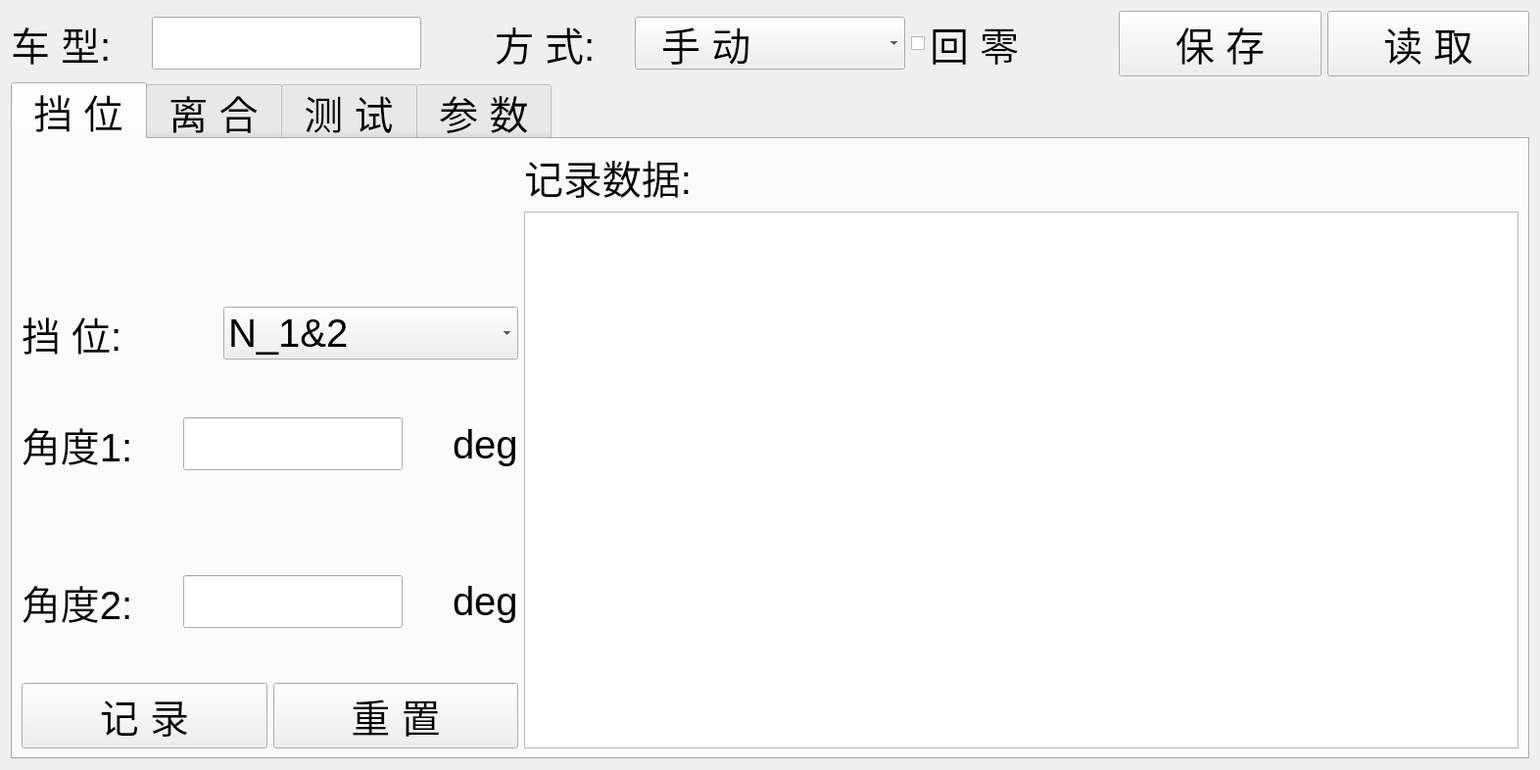
<?xml version="1.0" encoding="UTF-8"?>
<ui version="4.0">
 <class>ShiftClutchUI</class>
 <widget class="QWidget" name="ShiftClutchUI">
  <property name="geometry">
   <rect>
    <x>0</x>
    <y>0</y>
    <width>1572</width>
    <height>786</height>
   </rect>
  </property>
  <property name="font">
   <font>
    <pointsize>30</pointsize>
   </font>
  </property>
  <property name="windowTitle">
   <string>Form</string>
  </property>
  <layout class="QVBoxLayout" name="verticalLayout">
   <item>
    <layout class="QHBoxLayout" name="horizontalLayout" stretch="2,4,1,2,4,2,1,3,3">
     <item>
      <widget class="QLabel" name="label">
       <property name="text">
        <string>车 型:</string>
       </property>
      </widget>
     </item>
     <item>
      <widget class="QLineEdit" name="lineEdit_type">
       <property name="enabled">
        <bool>true</bool>
       </property>
       <property name="alignment">
        <set>Qt::AlignCenter</set>
       </property>
       <property name="readOnly">
        <bool>true</bool>
       </property>
      </widget>
     </item>
     <item>
      <spacer name="horizontalSpacer">
       <property name="orientation">
        <enum>Qt::Horizontal</enum>
       </property>
       <property name="sizeHint" stdset="0">
        <size>
         <width>40</width>
         <height>20</height>
        </size>
       </property>
      </spacer>
     </item>
     <item>
      <widget class="QLabel" name="label_2">
       <property name="text">
        <string>方 式:</string>
       </property>
      </widget>
     </item>
     <item>
      <widget class="QComboBox" name="comboBox_way">
       <item>
        <property name="text">
         <string>  手 动</string>
        </property>
       </item>
       <item>
        <property name="text">
         <string>  自 动</string>
        </property>
       </item>
      </widget>
     </item>
     <item>
      <widget class="QCheckBox" name="checkBox_zero">
       <property name="text">
        <string>回 零</string>
       </property>
       <property name="iconSize">
        <size>
         <width>20</width>
         <height>20</height>
        </size>
       </property>
      </widget>
     </item>
     <item>
      <spacer name="horizontalSpacer_2">
       <property name="orientation">
        <enum>Qt::Horizontal</enum>
       </property>
       <property name="sizeHint" stdset="0">
        <size>
         <width>40</width>
         <height>20</height>
        </size>
       </property>
      </spacer>
     </item>
     <item>
      <widget class="QPushButton" name="pushButton_save">
       <property name="text">
        <string>保 存</string>
       </property>
      </widget>
     </item>
     <item>
      <widget class="QPushButton" name="pushButton_read">
       <property name="text">
        <string>读 取</string>
       </property>
      </widget>
     </item>
    </layout>
   </item>
   <item>
    <widget class="QTabWidget" name="tabWidget">
     <property name="enabled">
      <bool>true</bool>
     </property>
     <property name="currentIndex">
      <number>0</number>
     </property>
     <widget class="QWidget" name="tab_shift">
      <attribute name="title">
       <string> 挡 位 </string>
      </attribute>
      <layout class="QHBoxLayout" name="horizontalLayout_7" stretch="1,2">
       <item>
        <layout class="QVBoxLayout" name="verticalLayout_2" stretch="1,1,1,1,1">
         <item>
          <layout class="QVBoxLayout" name="verticalLayout_5">
           <item>
            <widget class="QLabel" name="label_pic">
             <property name="text">
              <string/>
             </property>
             <property name="pixmap">
              <pixmap>../../manualshift.png</pixmap>
             </property>
             <property name="scaledContents">
              <bool>true</bool>
             </property>
             <property name="alignment">
              <set>Qt::AlignCenter</set>
             </property>
            </widget>
           </item>
          </layout>
         </item>
         <item>
          <layout class="QHBoxLayout" name="horizontalLayout_4" stretch="2,3">
           <item>
            <widget class="QLabel" name="label_7">
             <property name="text">
              <string>挡 位:</string>
             </property>
            </widget>
           </item>
           <item>
            <widget class="QComboBox" name="comboBox_shift">
             <item>
              <property name="text">
               <string>N_1&amp;2</string>
              </property>
             </item>
             <item>
              <property name="text">
               <string>N_3&amp;4</string>
              </property>
             </item>
             <item>
              <property name="text">
               <string>N_5&amp;R</string>
              </property>
             </item>
             <item>
              <property name="text">
               <string>1</string>
              </property>
             </item>
             <item>
              <property name="text">
               <string>2</string>
              </property>
             </item>
             <item>
              <property name="text">
               <string>3</string>
              </property>
             </item>
             <item>
              <property name="text">
               <string>4</string>
              </property>
             </item>
             <item>
              <property name="text">
               <string>5</string>
              </property>
             </item>
             <item>
              <property name="text">
               <string>6</string>
              </property>
             </item>
            </widget>
           </item>
          </layout>
         </item>
         <item>
          <layout class="QHBoxLayout" name="horizontalLayout_3" stretch="2,1,5,1,0">
           <item>
            <widget class="QLabel" name="label_5">
             <property name="text">
              <string>角度1:</string>
             </property>
            </widget>
           </item>
           <item>
            <spacer name="horizontalSpacer_3">
             <property name="orientation">
              <enum>Qt::Horizontal</enum>
             </property>
             <property name="sizeHint" stdset="0">
              <size>
               <width>40</width>
               <height>20</height>
              </size>
             </property>
            </spacer>
           </item>
           <item>
            <widget class="QLineEdit" name="lineEdit_motor1">
             <property name="alignment">
              <set>Qt::AlignCenter</set>
             </property>
             <property name="readOnly">
              <bool>true</bool>
             </property>
            </widget>
           </item>
           <item>
            <spacer name="horizontalSpacer_5">
             <property name="orientation">
              <enum>Qt::Horizontal</enum>
             </property>
             <property name="sizeHint" stdset="0">
              <size>
               <width>40</width>
               <height>20</height>
              </size>
             </property>
            </spacer>
           </item>
           <item>
            <widget class="QLabel" name="label_4">
             <property name="text">
              <string>deg</string>
             </property>
            </widget>
           </item>
          </layout>
         </item>
         <item>
          <layout class="QHBoxLayout" name="horizontalLayout_2" stretch="2,1,5,1,0">
           <item>
            <widget class="QLabel" name="label_3">
             <property name="text">
              <string>角度2:</string>
             </property>
            </widget>
           </item>
           <item>
            <spacer name="horizontalSpacer_4">
             <property name="orientation">
              <enum>Qt::Horizontal</enum>
             </property>
             <property name="sizeHint" stdset="0">
              <size>
               <width>40</width>
               <height>20</height>
              </size>
             </property>
            </spacer>
           </item>
           <item>
            <widget class="QLineEdit" name="lineEdit_motor2">
             <property name="alignment">
              <set>Qt::AlignCenter</set>
             </property>
             <property name="readOnly">
              <bool>true</bool>
             </property>
            </widget>
           </item>
           <item>
            <spacer name="horizontalSpacer_6">
             <property name="orientation">
              <enum>Qt::Horizontal</enum>
             </property>
             <property name="sizeHint" stdset="0">
              <size>
               <width>40</width>
               <height>20</height>
              </size>
             </property>
            </spacer>
           </item>
           <item>
            <widget class="QLabel" name="label_6">
             <property name="text">
              <string>deg</string>
             </property>
            </widget>
           </item>
          </layout>
         </item>
         <item>
          <layout class="QHBoxLayout" name="horizontalLayout_5">
           <item>
            <widget class="QPushButton" name="pushButton_record1">
             <property name="text">
              <string>记 录</string>
             </property>
            </widget>
           </item>
           <item>
            <widget class="QPushButton" name="pushButton_reset1">
             <property name="text">
              <string>重 置</string>
             </property>
            </widget>
           </item>
          </layout>
         </item>
        </layout>
       </item>
       <item>
        <layout class="QVBoxLayout" name="verticalLayout_3">
         <item>
          <widget class="QLabel" name="label_8">
           <property name="text">
            <string>记录数据:</string>
           </property>
          </widget>
         </item>
         <item>
          <widget class="QListWidget" name="list1"/>
         </item>
        </layout>
       </item>
      </layout>
     </widget>
     <widget class="QWidget" name="tab_clutch">
      <property name="enabled">
       <bool>true</bool>
      </property>
      <attribute name="title">
       <string> 离 合 </string>
      </attribute>
      <layout class="QVBoxLayout" name="verticalLayout_9" stretch="3,2">
       <item>
        <layout class="QVBoxLayout" name="verticalLayout_6">
         <item>
          <widget class="QLabel" name="label_9">
           <property name="text">
            <string>记录数据:</string>
           </property>
          </widget>
         </item>
         <item>
          <widget class="QListWidget" name="list2"/>
         </item>
        </layout>
       </item>
       <item>
        <layout class="QHBoxLayout" name="horizontalLayout_10" stretch="1,4,1,2,1">
         <item>
          <spacer name="horizontalSpacer_10">
           <property name="orientation">
            <enum>Qt::Horizontal</enum>
           </property>
           <property name="sizeHint" stdset="0">
            <size>
             <width>40</width>
             <height>20</height>
            </size>
           </property>
          </spacer>
         </item>
         <item>
          <layout class="QVBoxLayout" name="verticalLayout_7">
           <item>
            <layout class="QHBoxLayout" name="horizontalLayout_8" stretch="2,1,5,1,0">
             <item>
              <widget class="QLabel" name="label_10">
               <property name="text">
                <string>角度3:</string>
               </property>
              </widget>
             </item>
             <item>
              <spacer name="horizontalSpacer_7">
               <property name="orientation">
                <enum>Qt::Horizontal</enum>
               </property>
               <property name="sizeHint" stdset="0">
                <size>
                 <width>40</width>
                 <height>20</height>
                </size>
               </property>
              </spacer>
             </item>
             <item>
              <widget class="QLineEdit" name="lineEdit_motor3">
               <property name="alignment">
                <set>Qt::AlignCenter</set>
               </property>
               <property name="readOnly">
                <bool>true</bool>
               </property>
              </widget>
             </item>
             <item>
              <spacer name="horizontalSpacer_8">
               <property name="orientation">
                <enum>Qt::Horizontal</enum>
               </property>
               <property name="sizeHint" stdset="0">
                <size>
                 <width>40</width>
                 <height>20</height>
                </size>
               </property>
              </spacer>
             </item>
             <item>
              <widget class="QLabel" name="label_11">
               <property name="text">
                <string>deg</string>
               </property>
              </widget>
             </item>
            </layout>
           </item>
           <item>
            <widget class="QComboBox" name="comboBox_clutch">
             <item>
              <property name="text">
               <string>踩住位置</string>
              </property>
             </item>
             <item>
              <property name="text">
               <string>松开位置</string>
              </property>
             </item>
             <item>
              <property name="text">
               <string>松开速度</string>
              </property>
             </item>
            </widget>
           </item>
           <item>
            <layout class="QHBoxLayout" name="horizontalLayout_9" stretch="1,2">
             <item>
              <widget class="QLabel" name="label_12">
               <property name="text">
                <string>速度:</string>
               </property>
              </widget>
             </item>
             <item>
              <widget class="QLineEdit" name="lineEdit_speed">
               <property name="text">
                <string>1.0</string>
               </property>
               <property name="alignment">
                <set>Qt::AlignCenter</set>
               </property>
              </widget>
             </item>
            </layout>
           </item>
          </layout>
         </item>
         <item>
          <spacer name="horizontalSpacer_9">
           <property name="orientation">
            <enum>Qt::Horizontal</enum>
           </property>
           <property name="sizeHint" stdset="0">
            <size>
             <width>40</width>
             <height>20</height>
            </size>
           </property>
          </spacer>
         </item>
         <item>
          <layout class="QVBoxLayout" name="verticalLayout_8">
           <item>
            <widget class="QPushButton" name="pushButton_record2">
             <property name="text">
              <string>记 录</string>
             </property>
            </widget>
           </item>
           <item>
            <widget class="QPushButton" name="pushButton_reset2">
             <property name="text">
              <string>重 置</string>
             </property>
            </widget>
           </item>
          </layout>
         </item>
         <item>
          <spacer name="horizontalSpacer_11">
           <property name="orientation">
            <enum>Qt::Horizontal</enum>
           </property>
           <property name="sizeHint" stdset="0">
            <size>
             <width>40</width>
             <height>20</height>
            </size>
           </property>
          </spacer>
         </item>
        </layout>
       </item>
      </layout>
     </widget>
     <widget class="QWidget" name="tab_exam">
      <attribute name="title">
       <string> 测 试 </string>
      </attribute>
      <layout class="QVBoxLayout" name="verticalLayout_10">
       <item>
        <layout class="QHBoxLayout" name="horizontalLayout_15" stretch="1,2,1,2,1">
         <item>
          <spacer name="horizontalSpacer_15">
           <property name="orientation">
            <enum>Qt::Horizontal</enum>
           </property>
           <property name="sizeHint" stdset="0">
            <size>
             <width>40</width>
             <height>20</height>
            </size>
           </property>
          </spacer>
         </item>
         <item>
          <widget class="QPushButton" name="pushButton_startexam">
           <property name="text">
            <string> 开 始 测 试 </string>
           </property>
          </widget>
         </item>
         <item>
          <spacer name="horizontalSpacer_16">
           <property name="orientation">
            <enum>Qt::Horizontal</enum>
           </property>
           <property name="sizeHint" stdset="0">
            <size>
             <width>40</width>
             <height>20</height>
            </size>
           </property>
          </spacer>
         </item>
         <item>
          <widget class="QPushButton" name="pushButton_stopexam">
           <property name="text">
            <string> 结 束 测 试 </string>
           </property>
          </widget>
         </item>
         <item>
          <spacer name="horizontalSpacer_17">
           <property name="orientation">
            <enum>Qt::Horizontal</enum>
           </property>
           <property name="sizeHint" stdset="0">
            <size>
             <width>40</width>
             <height>20</height>
            </size>
           </property>
          </spacer>
         </item>
        </layout>
       </item>
       <item>
        <widget class="QTabWidget" name="tabWidget2">
         <property name="currentIndex">
          <number>0</number>
         </property>
         <widget class="QWidget" name="tab_examshift">
          <attribute name="title">
           <string> 挡 位 </string>
          </attribute>
          <layout class="QVBoxLayout" name="verticalLayout_11">
           <item>
            <layout class="QHBoxLayout" name="horizontalLayout_11" stretch="1,2">
             <item>
              <widget class="QLabel" name="label_13">
               <property name="text">
                <string>当前挡位:</string>
               </property>
              </widget>
             </item>
             <item>
              <widget class="QLineEdit" name="lineEdit_shiftnow">
               <property name="enabled">
                <bool>false</bool>
               </property>
               <property name="alignment">
                <set>Qt::AlignCenter</set>
               </property>
               <property name="readOnly">
                <bool>true</bool>
               </property>
              </widget>
             </item>
            </layout>
           </item>
           <item>
            <layout class="QHBoxLayout" name="horizontalLayout_12" stretch="1,2">
             <item>
              <widget class="QLabel" name="label_14">
               <property name="text">
                <string>目标挡位:</string>
               </property>
              </widget>
             </item>
             <item>
              <widget class="QComboBox" name="comboBox_shiftaim">
               <property name="duplicatesEnabled">
                <bool>false</bool>
               </property>
               <property name="frame">
                <bool>true</bool>
               </property>
               <item>
                <property name="text">
                 <string>N_1&amp;2</string>
                </property>
               </item>
               <item>
                <property name="text">
                 <string>N_3&amp;4</string>
                </property>
               </item>
               <item>
                <property name="text">
                 <string>N_5&amp;R</string>
                </property>
               </item>
               <item>
                <property name="text">
                 <string>1</string>
                </property>
               </item>
               <item>
                <property name="text">
                 <string>2</string>
                </property>
               </item>
               <item>
                <property name="text">
                 <string>3</string>
                </property>
               </item>
               <item>
                <property name="text">
                 <string>4</string>
                </property>
               </item>
               <item>
                <property name="text">
                 <string>5</string>
                </property>
               </item>
               <item>
                <property name="text">
                 <string>6</string>
                </property>
               </item>
              </widget>
             </item>
            </layout>
           </item>
           <item>
            <layout class="QHBoxLayout" name="horizontalLayout_13" stretch="1,2">
             <item>
              <widget class="QLabel" name="label_15">
               <property name="text">
                <string>换挡路径:</string>
               </property>
              </widget>
             </item>
             <item>
              <widget class="QLineEdit" name="lineEdit_shifttrace">
               <property name="enabled">
                <bool>false</bool>
               </property>
               <property name="alignment">
                <set>Qt::AlignCenter</set>
               </property>
               <property name="readOnly">
                <bool>true</bool>
               </property>
              </widget>
             </item>
            </layout>
           </item>
           <item>
            <layout class="QHBoxLayout" name="horizontalLayout_14" stretch="1,1,1,1,1">
             <item>
              <spacer name="horizontalSpacer_12">
               <property name="orientation">
                <enum>Qt::Horizontal</enum>
               </property>
               <property name="sizeHint" stdset="0">
                <size>
                 <width>40</width>
                 <height>20</height>
                </size>
               </property>
              </spacer>
             </item>
             <item>
              <widget class="QPushButton" name="pushButton_shiftrun">
               <property name="text">
                <string> 测 试 </string>
               </property>
              </widget>
             </item>
             <item>
              <spacer name="horizontalSpacer_13">
               <property name="orientation">
                <enum>Qt::Horizontal</enum>
               </property>
               <property name="sizeHint" stdset="0">
                <size>
                 <width>40</width>
                 <height>20</height>
                </size>
               </property>
              </spacer>
             </item>
             <item>
              <widget class="QPushButton" name="pushButton_shiftpause">
               <property name="text">
                <string> 暂 停 </string>
               </property>
              </widget>
             </item>
             <item>
              <spacer name="horizontalSpacer_14">
               <property name="orientation">
                <enum>Qt::Horizontal</enum>
               </property>
               <property name="sizeHint" stdset="0">
                <size>
                 <width>40</width>
                 <height>20</height>
                </size>
               </property>
              </spacer>
             </item>
            </layout>
           </item>
          </layout>
         </widget>
         <widget class="QWidget" name="tab_examclutch">
          <attribute name="title">
           <string> 离 合 </string>
          </attribute>
          <layout class="QVBoxLayout" name="verticalLayout_12">
           <item>
            <layout class="QHBoxLayout" name="horizontalLayout_16" stretch="1,2,1">
             <item>
              <spacer name="horizontalSpacer_18">
               <property name="orientation">
                <enum>Qt::Horizontal</enum>
               </property>
               <property name="sizeHint" stdset="0">
                <size>
                 <width>40</width>
                 <height>20</height>
                </size>
               </property>
              </spacer>
             </item>
             <item>
              <widget class="QPushButton" name="pushButton_bottom">
               <property name="text">
                <string> 运 行 到 踩 住 位 置 </string>
               </property>
              </widget>
             </item>
             <item>
              <spacer name="horizontalSpacer_19">
               <property name="orientation">
                <enum>Qt::Horizontal</enum>
               </property>
               <property name="sizeHint" stdset="0">
                <size>
                 <width>40</width>
                 <height>20</height>
                </size>
               </property>
              </spacer>
             </item>
            </layout>
           </item>
           <item>
            <layout class="QHBoxLayout" name="horizontalLayout_17" stretch="1,2,1">
             <item>
              <spacer name="horizontalSpacer_20">
               <property name="orientation">
                <enum>Qt::Horizontal</enum>
               </property>
               <property name="sizeHint" stdset="0">
                <size>
                 <width>40</width>
                 <height>20</height>
                </size>
               </property>
              </spacer>
             </item>
             <item>
              <widget class="QPushButton" name="pushButton_top">
               <property name="text">
                <string> 运 行 到 松 开 位 置 </string>
               </property>
              </widget>
             </item>
             <item>
              <spacer name="horizontalSpacer_21">
               <property name="orientation">
                <enum>Qt::Horizontal</enum>
               </property>
               <property name="sizeHint" stdset="0">
                <size>
                 <width>40</width>
                 <height>20</height>
                </size>
               </property>
              </spacer>
             </item>
            </layout>
           </item>
           <item>
            <layout class="QHBoxLayout" name="horizontalLayout_18" stretch="1,2,1">
             <item>
              <spacer name="horizontalSpacer_22">
               <property name="orientation">
                <enum>Qt::Horizontal</enum>
               </property>
               <property name="sizeHint" stdset="0">
                <size>
                 <width>40</width>
                 <height>20</height>
                </size>
               </property>
              </spacer>
             </item>
             <item>
              <widget class="QPushButton" name="pushButton_speed">
               <property name="text">
                <string> 松 开 速 度 测 试 </string>
               </property>
              </widget>
             </item>
             <item>
              <spacer name="horizontalSpacer_23">
               <property name="orientation">
                <enum>Qt::Horizontal</enum>
               </property>
               <property name="sizeHint" stdset="0">
                <size>
                 <width>40</width>
                 <height>20</height>
                </size>
               </property>
              </spacer>
             </item>
            </layout>
           </item>
           <item>
            <layout class="QHBoxLayout" name="horizontalLayout_19" stretch="3,2,3">
             <item>
              <spacer name="horizontalSpacer_24">
               <property name="orientation">
                <enum>Qt::Horizontal</enum>
               </property>
               <property name="sizeHint" stdset="0">
                <size>
                 <width>40</width>
                 <height>20</height>
                </size>
               </property>
              </spacer>
             </item>
             <item>
              <widget class="QPushButton" name="pushButton_clutchpause">
               <property name="text">
                <string> 暂 停 </string>
               </property>
              </widget>
             </item>
             <item>
              <spacer name="horizontalSpacer_25">
               <property name="orientation">
                <enum>Qt::Horizontal</enum>
               </property>
               <property name="sizeHint" stdset="0">
                <size>
                 <width>40</width>
                 <height>20</height>
                </size>
               </property>
              </spacer>
             </item>
            </layout>
           </item>
          </layout>
         </widget>
        </widget>
       </item>
      </layout>
     </widget>
     <widget class="QWidget" name="tab">
      <attribute name="title">
       <string> 参 数 </string>
      </attribute>
     </widget>
    </widget>
   </item>
  </layout>
 </widget>
 <resources/>
 <connections/>
</ui>
